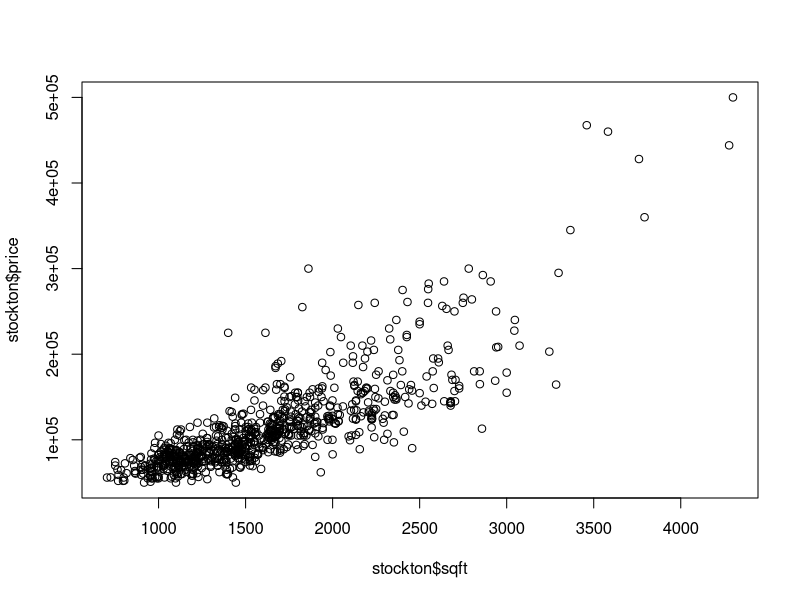
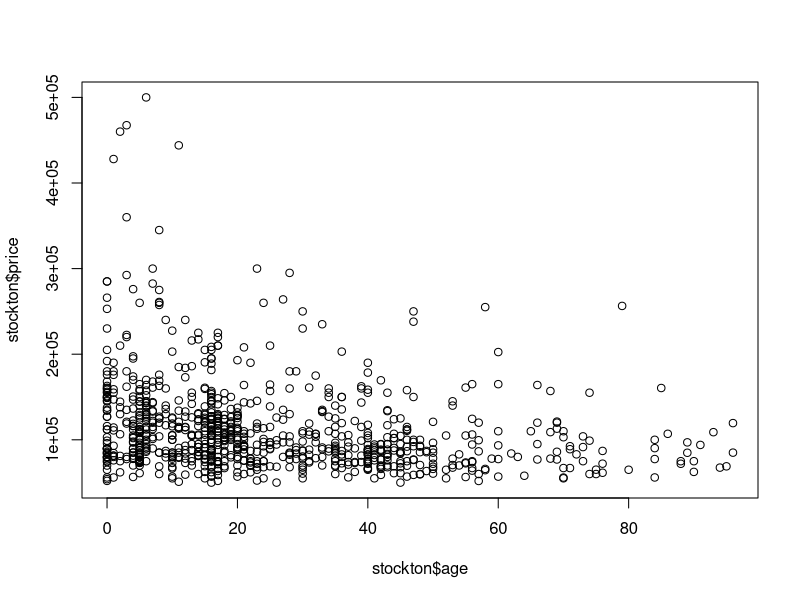

Write R code to recreate these figures, in order. (Note: this script raises an error after producing the figures.)
#### Stockton Housing Price Models ###
#####################################

#clear
rm(list = ls())

#libraries
library(foreign)
library(ggplot2)

## Load data ## 
stockton <- read.dta("stockton2.dta")
summary(stockton)
str(stockton)
head(stockton)
plot(stockton$sqft, stockton$price)
plot(stockton$age, stockton$price)
#notes about the data

stockton$agesq <- stockton$age^2
stockton$hundredsqft <- stockton$sqft/100
head(data)

## Models ##

#Ln(price) = B0(sqft/100) + B1(age) + B2(stories) + B3 (vacant) + e
modelOLS.Stockton <- lm(log(price) ~ hundredsqft + stories + vacant, stockton)
summary(modelOLS.Stockton)

#Ln(price) = F(sqft/100, age agesq stories vacant), estimate using OLS


model1 <- lm(log(price) ~ hundredsqft + age + agesq + stories + vacant, data)
summary(model1)
plot(model1)
#2.Plot the squared residuals separately against all RHS variables. 
sqresids <- model1$residuals^2
lnehat <- log(sqresids)
model2 <- lm(lnehat ~ hundredsqft + age + agesq + stories + vacant, data)
summary(model2)
plot(model2)
